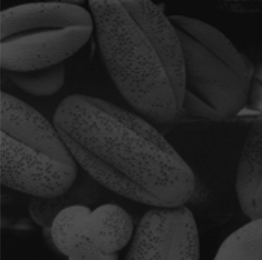
%> input picture ex1.png, 262 x 260 px
$ octave run.m   (GNU Octave 9; MATLAB toolbox functions it lacks are replaced by stand-ins)
%> lines starting %> are read from the running program, lines starting %| are printed output that depends on the picture
 ex1 = 'ex1.png';
 ex2 = 'cameramen.png';
 ex3 = 'ex2.png';

 imName = ex1;

 subplot(6,1,1);
 im = imread(imName);
%> im is the input picture: size 260x262x3 uint8; min 11, max 87, mean 38.4
 imshow(im);
 title('Input image');


 grayLevelsNumber = 256;
 hobj = Histogram(imread(imName),grayLevelsNumber);
 histogram = buildHistogram(hobj);
%> histogram = 256 values, max 3602 at index 20, min 0 at index 1, mean 266.1
 subplot(6,1,2);
 bar(histogram);
 title('Histogram');xlabel('Gray Level');ylabel('Number of occurence');
 xlim([1,grayLevelsNumber]);

 nHistogram = buildNormalizedHistogram(hobj);
%> nHistogram = 256 values, max 0.0529 at index 20, min 0 at index 1, mean 0.00391
 subplot(6,1,3);
 bar(nHistogram);
 title('Normalized histogram');xlabel('Gray Level');ylabel('Probability');
 xlim([1,grayLevelsNumber]);

 cdf = buildCumulativeDensityFunction(hobj);
%> cdf = 256 values from 0 to 1
 subplot(6,1,4);
 plot(cdf);
 title('Cumulative density function');xlabel('Gray Level');ylabel('Probability');
 xlim([1,grayLevelsNumber]);
 ylim([0,1.3])

 eImage = equalizeImage(hobj, round(cdf*grayLevelsNumber));
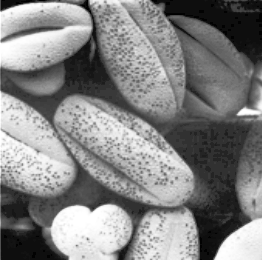
%> eImage: size 260x262 uint8; min 0, max 255, mean 130.6
 subplot(6,1,5);
 imshow(eImage);
 title('Equalized image');

 eHObj = Histogram(eImage,grayLevelsNumber);
 ehistogram = buildHistogram(eHObj);
%> ehistogram = 256 values, max 3602 at index 50, min 0 at index 2, mean 266.1
 subplot(6,1,6);
 bar(ehistogram);
 title('Histogram');xlabel('Gray Level');ylabel('Number of occurence');
 xlim([1,grayLevelsNumber]);
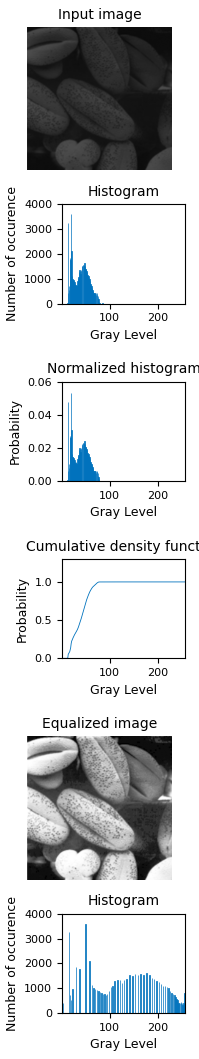
%> figure redrawn from the program's plot data, 6 panels
